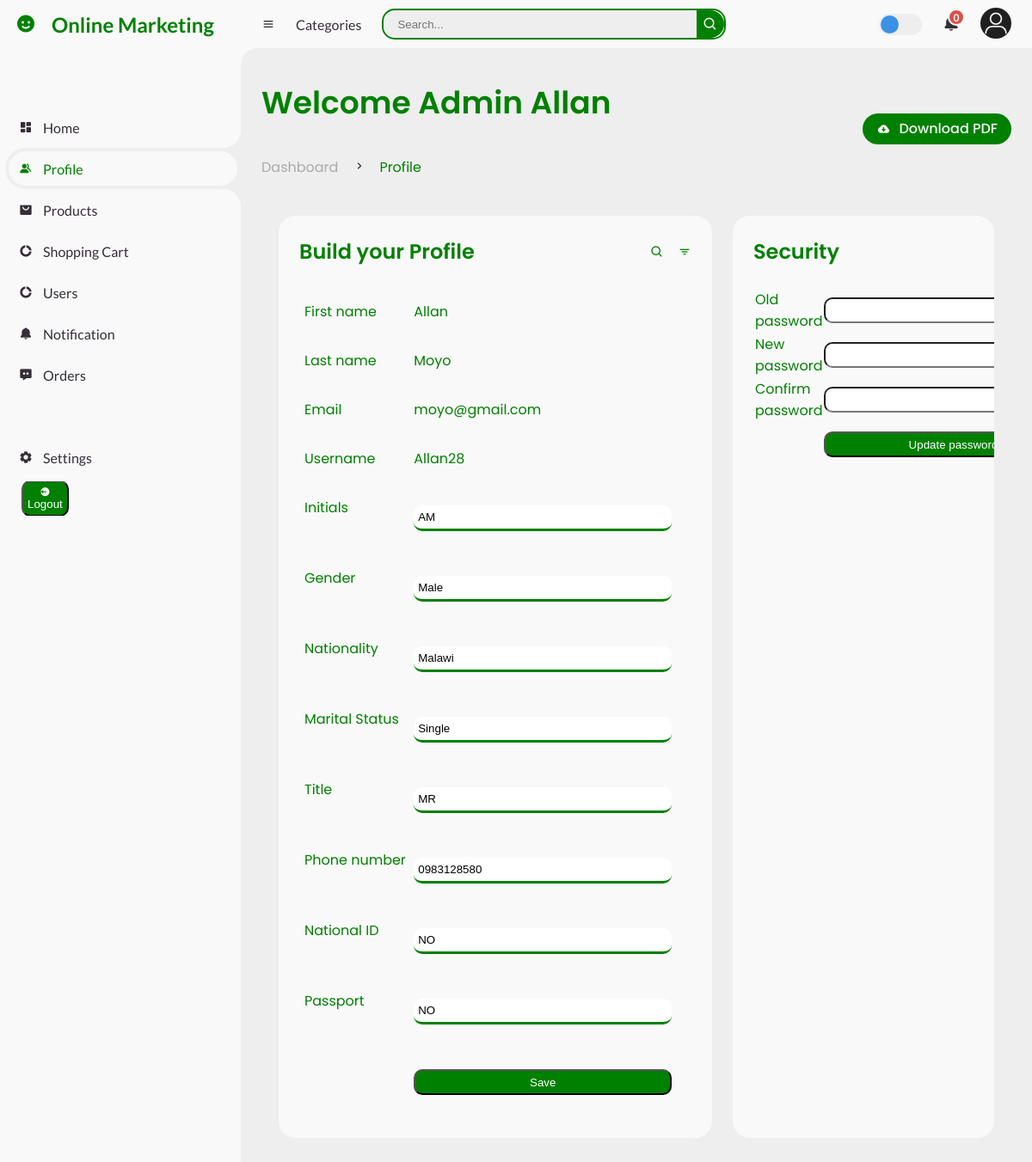
The app's page /admin/profile.php (signed in) with its own data.
### tables this page shows
CREATE TABLE `users` (
  `user_id` int(11) NOT NULL,
  `first_name` varchar(30) NOT NULL,
  `last_name` varchar(30) NOT NULL,
  `user_email` varchar(50) NOT NULL,
  `username` varchar(30) NOT NULL,
  `user_password` longtext NOT NULL
);

CREATE TABLE `user_profile` (
  `profile_id` int(11) NOT NULL,
  `user_id` int(11) NOT NULL,
  `initial` varchar(4) NOT NULL,
  `gender` varchar(10) NOT NULL,
  `nationality` varchar(20) NOT NULL,
  `marital_status` varchar(10) NOT NULL,
  `title` varchar(20) NOT NULL,
  `phone_number` varchar(11) NOT NULL,
  `national_id` varchar(20) NOT NULL,
  `passport` varchar(10) NOT NULL
);

### database/database.php (called while the page is built)
<?php
class Database{
    private $server = 'localhost';
    private $username = 'root';
    private $password = '';
    private $dbname = 'online_marketing';
    protected function connect(){
        try {
            $pdo = new PDO("mysql:host=$this->server;dbname=$this->dbname", $this->username, $this->password);
            $pdo->setAttribute(PDO::ATTR_ERRMODE, PDO::ERRMODE_EXCEPTION);
            return $pdo;
        } catch (PDOException $e) {
            echo 'Error connecting '. $e->getMessage();
        }
    }
}

### classes/profile.class.php (the view, shortened to what this page needs)
<?php
class Profile extends Database{
    public function add_profile($user_id){
        $stmt = $this -> connect() -> prepare("SELECT * FROM users WHERE user_id = ?");
        if(!$stmt -> execute(array($user_id)) ){
            $stmt = null;
            echo"error in execute statement";
            exit();
        }
       $user_details = $stmt -> fetchAll(PDO::FETCH_ASSOC);
       $stmt = $this -> connect() -> prepare("SELECT * FROM user_profile WHERE user_id = ?");
        if(!$stmt -> execute(array($user_details[0]['user_id'])) ){
            $stmt = null;
            echo"error in execute statement";
            exit();
        }
        $user_profile = $stmt -> fetchAll(PDO::FETCH_ASSOC);
       echo "
            <div class='table-data'>
                <div class='order'>
					<div class='head'>
						<h3>Build your Profile</h3>
						<i class='bx bx-search' ></i>
						<i class='bx bx-filter' ></i>
					</div>
                    <form action='profile.php' method='post'>
                        <table>
                            <tr>
                                <td>First name</td>
                                <td> ".$user_details[0]['first_name']." </td>
                            </tr>
                            <tr>
                                <td>Last name</td>
                                <td> ".$user_details[0]['last_name']."</td>
                            </tr>
                            <tr>
                                <td>Email</td>
                                <td> ".$user_details[0]['user_email']." </td>
                            </tr>
                            <tr>
                                <td>Username</td>
                                <td> ".$user_details[0]['username']." </td>
                            </tr>
                            <tr>
                                <td>Initials</td>
                                <td> <input type='text' name='initial' value='".$user_profile[0]['initial']."'style='border:none; border-bottom: 3px solid green; padding: 5px;'></td>
                            </tr>
                            <tr>
                                <td>Gender</td>
                                <td> <input type='text' name='gender' value='".$user_profile[0]['gender']."'style='border:none; border-bottom: 3px solid green; padding: 5px;'> </td>
                            </tr>
                            <tr>
                                <td>Nationality</td>
                                <td> <input type='text' name='nationality' value='".$user_profile[0]['nationality']."'style='border:none; border-bottom: 3px solid green; padding: 5px;'> </td>
                            </tr>
                            <tr>
                                <td>Marital Status</td>
                                <td> <input type='text' name='marital-status' value='".$user_profile[0]['marital_status']."'style='border:none; border-bottom: 3px solid green; padding: 5px;'></td>
                            </tr>
                            <tr>
                                <td>Title</td>
                                <td> <input type='text' name='title' value='".$user_profile[0]['title']."'style='border:none; border-bottom: 3px solid green; padding: 5px;'> </td>
                            </tr>
                            <tr>
                                <td>Phone number</td>
                                <td> <input type='text' name='phone' value='".$user_profile[0]['phone_number']."'style='border:none; border-bottom: 3px solid green; padding: 5px;'> </td>
                            </tr>
                            <tr>
                                <td>National ID</td>
                                <td> <input type='text' name='national-id' value='".$user_profile[0]['national_id']."'style='border:none; border-bottom: 3px solid green; padding: 5px;'> </td>
                            </tr>
                            <tr>
                                <td>Passport</td>
                                <td> <input type='text' name='passport' value='".$user_profile[0]['passport']."'style='border:none; border-bottom: 3px solid green; padding: 5px;'> </td>
                            </tr>
                            <tr>
                                <td></td>
                                <td> <button type='submit' name='save'>Save</button> </td>
                            </tr>
                        </table>
                     </form>
                </div>
                <div class='todo'>
                        <div class='head'>
                            <h3>Security</h3>
                        </div>
                        <div>
                            <form action='profile-admin.php' method='post'>
                                <table>
                                    <tr>
                                        <td><span>Old password</span></td>
                                        <td><input type='password' name='old-password' id='old-password' requred></td>
                                    </tr>
                                    <tr>
                                        <td><span>New password</span></td>
                                        <td><input type='password' name='new-password' id='new-password' required></td>
                                    </tr>
                                    <tr>
                                        <td><span>Confirm password</span></td>
                                        <td><input type='password' name='cpassword' id='cpassword' requred></td>
                                    </tr>
                                    <tr>
                                        <td></td>
                                        <td><button type='submit' name='change' id=''>Update password</button></td>
                                    </tr>
                                </table>
                            </form>
                        </div>
                    </div>
				</div>
                    ";
    }
}

### css/style.css (style rules this page uses)
* { margin: 0; padding: 0; box-sizing: border-box; }
:root { --poppins: 'Poppins', sans-serif; --lato: 'Lato', sans-serif; --light: #F9F9F9; --blue: #3C91E6; --light-blue: #CFE8FF; --grey: #eee; --dark-grey: #AAAAAA; --dark: #342E37; --red: #DB504A; --yellow: #FFCE26; --light-yellow: #FFF2C6; --orange: #FD7238; --light-orange: #FFE0D3; }
html { overflow-x: hidden; }
body { background: var(--grey); overflow-x: hidden; }
#content main .table-data { display: flex; flex-wrap: wrap; grid-gap: 24px; margin-top: 24px; width: 100%; color: var(--dark); color: green; padding: 20px; }
#content main .table-data input { border-radius: 10px; height: 30px; width: 300px; margin-top: 10px; margin-bottom: 10px; }
#content main .table-data button { border-radius: 10px; height: 30px; width: 300px; margin-top: 10px; margin-bottom: 10px; background-color: green; color: white; }
#content main .table-data > div { border-radius: 20px; background: var(--light); padding: 24px; overflow-x: auto; }
#content main .table-data .head { display: flex; align-items: center; grid-gap: 16px; margin-bottom: 24px; }
#content main .table-data .head h3 { margin-right: auto; font-size: 24px; font-weight: 600; }
#content main .table-data .head .bx { cursor: pointer; }
#content main .table-data .order { flex-grow: 1; flex-basis: 500px; }
#content main .table-data .order table { width: 100%; border-collapse: collapse; }
#content main .table-data .order table td { padding: 16px 0; }
#content main .table-data .order table tr td:first-child { display: flex; align-items: center; grid-gap: 12px; padding-left: 6px; }
#content main .table-data .todo { flex-grow: 1; flex-basis: 300px; }

### records on screen
users: first_name "Allan", last_name "Moyo", user_email "moyo@gmail.com", username "Allan28"
user_profile: initial "AM", gender "Male", nationality "Malawi", marital-status "Single", title "MR", phone "0983128580", national-id "NO", passport "NO"

### other values on screen
$unread "0"
$_SESSION['first_name'] "Allan"
